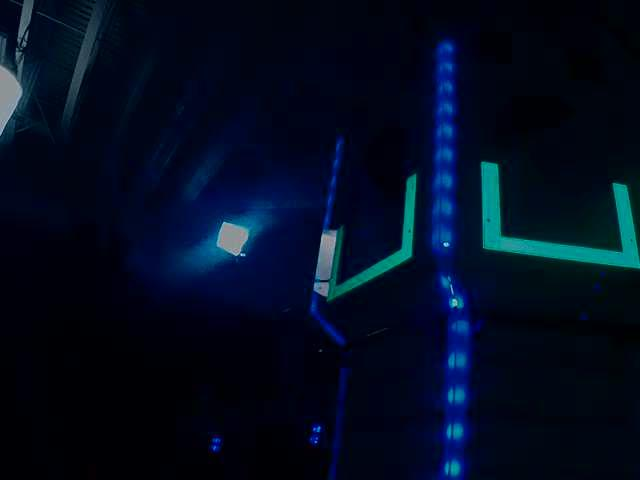
#> input picture 2016-vision-master/imgproc/RealFullField/0.jpg, 640 x 480 px, found by its file name; its folder holds only this picture in this run
$ python opencvtest.py   (Python 2 division)   (older library calls are emulated)
#> lines starting #> are read from the running program, lines starting #| are printed output that depends on the picture; after the words box and inside, x2 and y2 are one past the last pixel; in counts of white or black regions, pixels touching at a corner belong together
import cv2
import numpy as np
import os.path
import time

current_milli_time = lambda: int(round(time.time() * 1000))


def isWhithinRange(value, expected, tolerence):
    upperLimit = expected + tolerence
    lowerLimit = expected - tolerence

    if (value > lowerLimit) & (value < upperLimit):
        return True
    else:
        return False

def contourTracingShit(aspect_ratio, extent, area, imageToMarkup, c, x, y, w, h):
    # get the min area rect
    rect = cv2.minAreaRect(c)
    box = cv2.boxPoints(rect)
    # convert all coordinates floating point values to int
    box = np.int0(box)

    topmiddlepoint = findTheTopMiddleOfAbox(box)

    # Draw a circle at the point to aim at - TODO POST THIS TO NETWORK TABLES
    cv2.circle(imageToMarkup, (topmiddlepoint[0], topmiddlepoint[1]), 3, (255,100,255), thickness=6, lineType=8, shift=0)

    # draw a red 'nghien' rectangle
    cv2.drawContours(imageToMarkup, [box], 0, (0, 0, 255))

    print "Top middle of the contour is at %s" % topmiddlepoint

def findTheTopMiddleOfAbox(box):
    boxSorted = box[box[:,1].argsort()]
    point1 = [boxSorted[0][0], boxSorted[0][1]]
    point2 = [boxSorted[1][0], boxSorted[1][1]]
    delta_points = [point2[0] - point1[0], point2[1]-point1[1]]
    output_point = [0,0]
    output_point[0] = point1[0] + delta_points[0]/2
    output_point[1] = point1[1] + delta_points[1]/2
    return output_point


iteration = 0

testingMode = False

# framesToCheck = [202,245, 254, 255, 256, 257, 258, 259, 260, 266, 267, 268, 269, 277, 422, 423, 424, 425, 426, 427, 428, 429, 430, 435, 440, 445, 448, 478, 489, 490, 491, 492, 493]
# print len(framesToCheck)

while iteration < 542:
# for x in range(len(framesToCheck)):

    startTime = int((time.time() * 1000))

    # imgpath = '2016-vision-master\\imgproc\\RealFullField\\%s.jpg' % framesToCheck[x]
    imgpath = '2016-vision-master\\imgproc\\RealFullField\\%s.jpg' % iteration

    # iteration = framesToCheck[x]
    iteration += 1

    if os.path.exists(imgpath):

        img = cv2.pyrDown(cv2.imread(imgpath, cv2.IMREAD_UNCHANGED))
        print "iteration: %s" % iteration

        # let's try an hsv threshold
        frame_HSV = cv2.cvtColor(img, cv2.COLOR_BGR2HSV)
#> frame_HSV: shape (240, 320, 3); mean H, S, V 113.1, 247.1, 32.1
        threshed_img = cv2.inRange(frame_HSV, (80, 10, 120), (125, 255, 225))
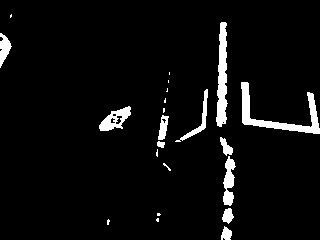
#> threshed_img: shape (240, 320); 5% white; 22 white regions (11 under 20 px), largest, box (x1, y1, x2, y2) and area: (241, 82, 320, 134) 1027, (216, 22, 228, 127) 837, (99, 106, 131, 131) 396

        # Constants
        kernel = np.ones((2,2),np.uint8)
        erosion = cv2.erode(img,kernel,iterations = 1)
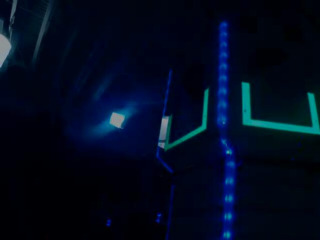
#> erosion: shape (240, 320, 3); mean B, G, R 30, 10.6, 1.6

        dilated_image = cv2.dilate(threshed_img,kernel,iterations = 1)
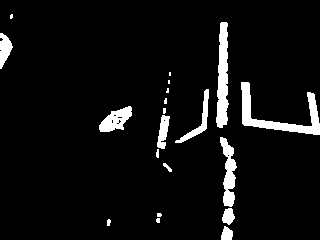
#> dilated_image: shape (240, 320); 6.1% white; 20 white regions (8 under 20 px)
        if testingMode is True:
            cv2.imshow("dilation ", dilated_image)

        # find contours and get the external one
        image, contours, hier = cv2.findContours(dilated_image, cv2.RETR_TREE,
                        cv2.CHAIN_APPROX_SIMPLE)
#> contours = 27 contours, 17 with area under 20; largest, box (x1, y1, x2, y2) and area: (241, 82, 320, 135) 1040, (216, 22, 229, 128) 862, (220, 137, 237, 207) 554, (99, 106, 132, 132) 460, (175, 89, 209, 143) 298
        if testingMode is True:
            cv2.imshow("literally an image, loop %s" % iteration, img)
            cv2.imshow("threshed image, loop %s" % iteration, threshed_img)

        imageToMarkup = img
        contoursMatched = 0
        loop = 0
        for c in contours:
            loop += 1
            # get the bounding rect
            x, y, w, h = cv2.boundingRect(c)

            # It is the ratio of width to height of bounding rect of the object.
            aspect_ratio = float(w)/h
            area = cv2.contourArea(c)
            rect_area = w*h
            # Extent is the ratio of contour area to bounding rectangle area.
            extent = float(area)/rect_area
            # This is the area
            area = cv2.contourArea(c)

            # compute the center of the contour
            topmost = tuple(c[c[:,:,1].argmin()][0])

            # print topmost
            string = "%s" % loop
            font                   = cv2.FONT_HERSHEY_SIMPLEX
            # bottomLeftCornerOfText = (10,500)
            fontScale              = 0.5
            fontColor              = (100,100,155)
            lineType               = 2

            cv2.putText(threshed_img, string,
                topmost,
                font,
                fontScale,
                fontColor,
                lineType)

            #

            matched_contour_stats = [0, 0, 0, 0, 0, 0, 0]

            # if (area > 100):
                # print "contour number %s aspect ratio: %s extent: %s area: %s" % (loop, aspect_ratio, extent, area)

            if ( aspect_ratio > 0.9 ) & (aspect_ratio < 3) & ( extent > 0.12 ) & ( extent < 0.35 )  & ( area > 160 ):
                contoursMatched += 1

                # Do everything in one complex condition
                if ((contoursMatched > 1) & (area > matched_contour_stats[2])) or (contoursMatched <= 1):
                    #
                    matched_contour_stats = [aspect_ratio, extent, area, x, y, w, h]
                    matched_contour = c
#> this loop made 27 passes
#> (x, y, w, h, aspect_ratio, rect_area, extent) on pass 22: (241, 82, 79, 53, 1.49, 4187, 0.248)
#> (x, y, w, h, aspect_ratio, rect_area, extent) on passes 1, 5, 10, 13, 20, 26: (221, 226, 12, 14, 0.857, 168, 0.634), (222, 208, 13, 17, 0.765, 221, 0.604), (157, 115, 13, 34, 0.382, 442, 0.507), (99, 106, 33, 26, 1.27, 858, 0.536), (175, 89, 34, 54, 0.63, 1836, 0.162), (216, 22, 13, 106, 0.123, 1378, 0.625)
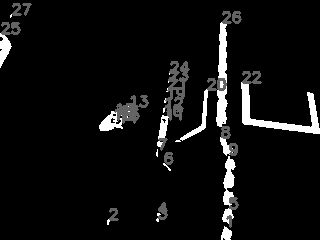
#> threshed_img: shape (240, 320); 3.45% of pixels changed, all inside (x1, y1, x2, y2) = (1, 3, 262, 228)
#> after the loop, contoursMatched = 1; loop = 27; matched_contour = contour of 71 points, box (x1, y1, x2, y2) (241, 82, 320, 135), area 1040

        contourTracingShit(aspect_ratio, extent, area, imageToMarkup, matched_contour, matched_contour_stats[3], matched_contour_stats[4], matched_contour_stats[5], matched_contour_stats[6])
#> in contourTracingShit, `rect = cv2.minAreaRect(c)`: rect = ((280, 108.1), (43.15, 84.31), -82.23)
#> in contourTracingShit, `box = cv2.boxPoints(rect)`: box = [[318.8, 135.2], [235.3, 123.8], [241.1, 81.06], [324.7, 92.45]]
#> in contourTracingShit, `box = np.int0(box)`: box = [[318, 135], [235, 123], [241, 81], [324, 92]]
#> in findTheTopMiddleOfAbox, `boxSorted = box[box[:,1].argsort()]`: boxSorted = [[241, 81], [324, 92], [235, 123], [318, 135]]
#> in findTheTopMiddleOfAbox, `point1 = [boxSorted[0][0], boxSorted[0][1]]`: point1 = [241, 81]
#> in findTheTopMiddleOfAbox, `point2 = [boxSorted[1][0], boxSorted[1][1]]`: point2 = [324, 92]
#> in findTheTopMiddleOfAbox, `delta_points = [point2[0] - point1[0], point2[1]-point1[1]]`: delta_points = [83, 11]
#> in contourTracingShit, `topmiddlepoint = findTheTopMiddleOfAbox(box)`: topmiddlepoint = [282, 86]
#> in contourTracingShit, `cv2.drawContours(imageToMarkup, [box], 0, (0, 0, 255))`:
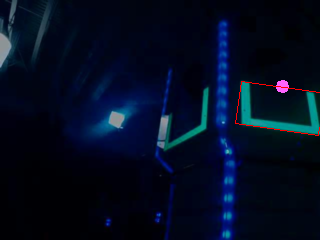
#> imageToMarkup: shape (240, 320, 3); mean B, G, R 32.1, 12.1, 3.2
#| Top middle of the contour is at [282, 86]

        # print"%s,%s,%s" % (aspect_ratio, extent, area)

        cv2.imshow("contours", imageToMarkup)

        writepath = 'output\\%s_processed.png' % iteration
        cv2.imwrite(writepath,img)

        if testingMode is True:
            cv2.imshow("threshed image plus markup", threshed_img)

        endTime = startTime = int((time.time() * 1000))
        delta_time = endTime - startTime
        print("Delta time: %s" % delta_time)

        cv2.waitKey(0)

        cv2.destroyAllWindows()
